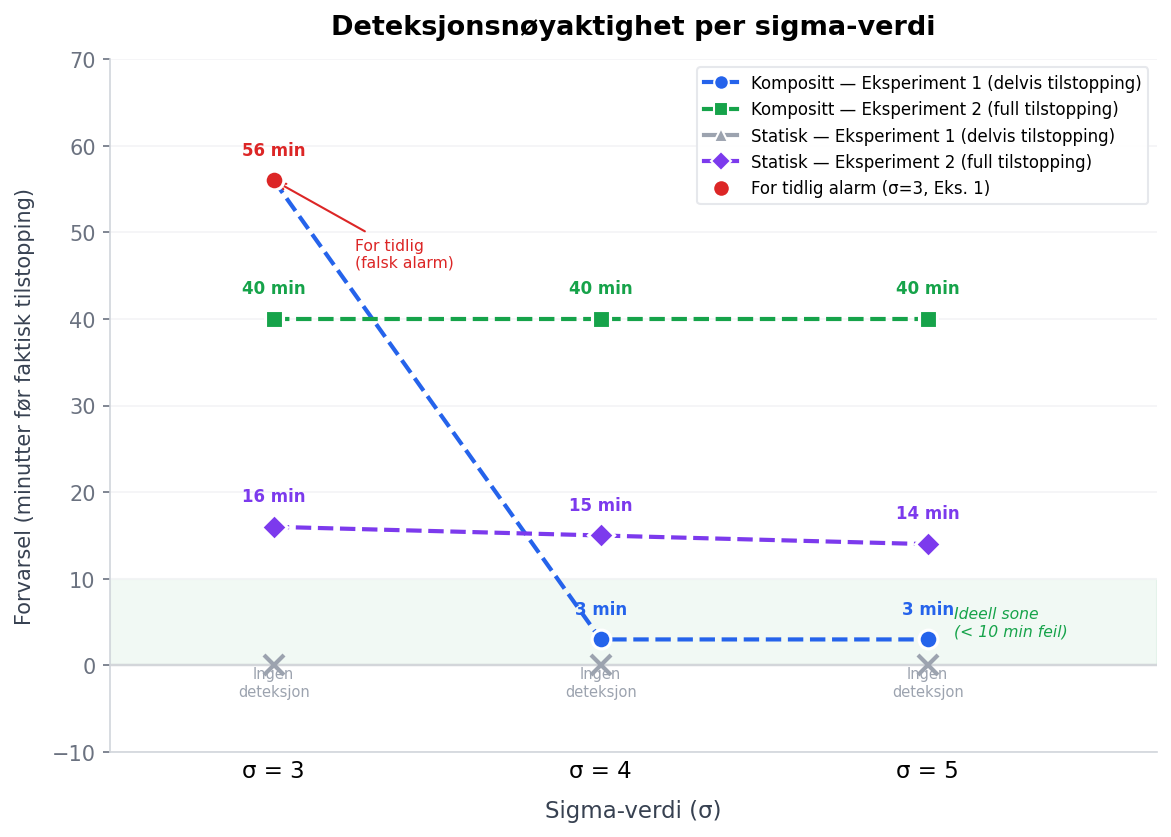

Python code for this plot:
"""
Sigma performance chart — lead time vs sigma value.
Run: python3 sigma_performance.py
Output: sigma_performance.png
"""

import matplotlib
matplotlib.use("Agg")
import matplotlib.pyplot as plt
import numpy as np

# ── Data ──────────────────────────────────────────────────────────────────────
# Lead time = minutes of advance warning before actual clogging
# None = no detection

SIGMAS = [3, 4, 5]

SERIES = [
    {
        "label":  "Kompositt — Eksperiment 1 (delvis tilstopping)",
        "color":  "#2563eb",
        "marker": "o",
        "values": [56, 3, 3],          # σ=3 is premature — marked separately
        "premature": [True, False, False],
    },
    {
        "label":  "Kompositt — Eksperiment 2 (full tilstopping)",
        "color":  "#16a34a",
        "marker": "s",
        "values": [40, 40, 40],
        "premature": [False, False, False],
    },
    {
        "label":  "Statisk — Eksperiment 1 (delvis tilstopping)",
        "color":  "#9ca3af",
        "marker": "^",
        "values": [None, None, None],  # no detection at any sigma
        "premature": [False, False, False],
    },
    {
        "label":  "Statisk — Eksperiment 2 (full tilstopping)",
        "color":  "#7c3aed",
        "marker": "D",
        "values": [16, 15, 14],
        "premature": [False, False, False],
    },
]

# ── Plot ──────────────────────────────────────────────────────────────────────

fig, ax = plt.subplots(figsize=(9, 6), facecolor="white")
ax.set_facecolor("white")

for s in SERIES:
    vals = s["values"]
    # Plot line through non-None points
    x_plot = [SIGMAS[i] for i, v in enumerate(vals) if v is not None]
    y_plot = [v           for v in vals              if v is not None]

    if x_plot:
        ax.plot(x_plot, y_plot, color=s["color"], linewidth=2,
                linestyle="--" if all(p for p in s["premature"] if p) else "-",
                zorder=3)

    for i, (sigma, val) in enumerate(zip(SIGMAS, vals)):
        if val is None:
            # No detection marker on x-axis
            ax.plot(sigma, 0, marker="x", color=s["color"],
                    markersize=10, markeredgewidth=2, zorder=4)
            ax.text(sigma, -3.5, "Ingen\ndeteksjon", ha="center",
                    fontsize=7, color=s["color"])
            continue

        is_premature = s["premature"][i]
        marker_color = "#dc2626" if is_premature else s["color"]

        ax.plot(sigma, val, marker=s["marker"], color=marker_color,
                markersize=9, zorder=5,
                markeredgecolor="white", markeredgewidth=1.5)

        # Value label
        offset = 2.5 if not is_premature else 2.5
        ax.text(sigma, val + offset, f"{val} min",
                ha="center", va="bottom", fontsize=8,
                fontweight="bold", color=marker_color)

        # Annotate the premature point
        if is_premature:
            ax.annotate(
                "For tidlig\n(falsk alarm)",
                xy=(sigma, val),
                xytext=(sigma + 0.25, val - 10),
                fontsize=7.5, color="#dc2626",
                arrowprops=dict(arrowstyle="->", color="#dc2626", lw=1),
            )

# Reference line at y=0
ax.axhline(0, color="#374151", linewidth=1, linestyle="-", zorder=1)

# Ideal zone shading (0–10 min = very good)
ax.axhspan(0, 10, alpha=0.06, color="#16a34a", zorder=0)
ax.text(5.08, 5, "Ideell sone\n(< 10 min feil)", fontsize=7.5,
        color="#16a34a", va="center", style="italic")

# Legend
handles = []
for s in SERIES:
    has_data = any(v is not None for v in s["values"])
    ls = "-" if has_data else "-"
    handles.append(plt.Line2D(
        [0], [0], color=s["color"], linewidth=2,
        marker=s["marker"], markersize=7,
        markeredgecolor="white", markeredgewidth=1,
        label=s["label"]
    ))
# Premature marker explanation
handles.append(plt.Line2D(
    [0], [0], marker="o", color="w",
    markerfacecolor="#dc2626", markersize=8,
    label="For tidlig alarm (σ=3, Eks. 1)"
))

ax.legend(handles=handles, fontsize=8, loc="upper right",
          framealpha=0.95, edgecolor="#e5e7eb")

# Axes
ax.set_xticks(SIGMAS)
ax.set_xticklabels([f"σ = {s}" for s in SIGMAS], fontsize=11)
ax.set_xlabel("Sigma-verdi (σ)", fontsize=11, color="#374151", labelpad=8)
ax.set_ylabel("Forvarsel (minutter før faktisk tilstopping)", fontsize=10,
              color="#374151", labelpad=8)
ax.set_xlim(2.5, 5.7)
ax.set_ylim(-10, 70)
ax.set_title(
    "Deteksjonsnøyaktighet per sigma-verdi",
    fontsize=13, fontweight="bold", pad=12,
)

ax.yaxis.grid(True, color="#f3f4f6", zorder=0)
ax.tick_params(axis="x", length=0)
ax.tick_params(axis="y", colors="#6b7280")
for sp in ["top", "right"]:
    ax.spines[sp].set_visible(False)
for sp in ["left", "bottom"]:
    ax.spines[sp].set_color("#d1d5db")

OUTPUT = "sigma_performance.png"
plt.savefig(OUTPUT, dpi=150, bbox_inches="tight", facecolor="white", edgecolor="none")
print(f"Saved: {OUTPUT}")
